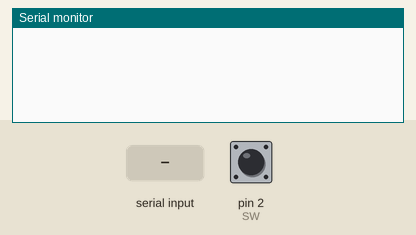
This sketch was run on a simulated Arduino Mega 2560, built with avr-gcc and run on an emulated ATmega2560. Shown: the last lines printed to the serial monitor. The test bench sets the inputs (shaded band); at power-on: pin 2 (SW) HIGH.

Above: at 1.2 s.
1.3 s: pin 2 (SW) pulled LOW for 0.15 s
At 2.3 s:
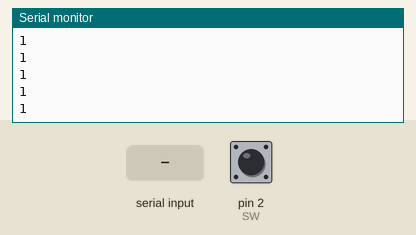
2.9 s: "0" received over Serial
At 4.0 s:
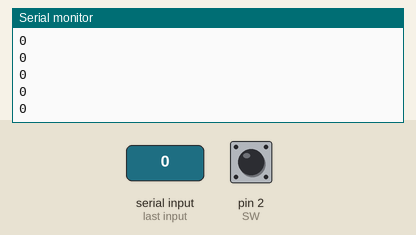
4.4 s: "2" received over Serial
Timing chart, 0 to 5.4 s (numbered marks = the images above; inputs shaded):
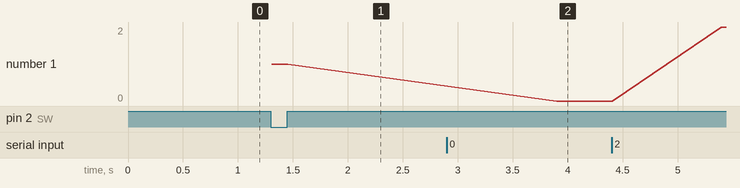

Measured:
- after the input at 1.3 s, the serial monitor: prints a new line at once (image 1)
- after the input at 2.9 s, the serial monitor: prints a new line after 1.0 s (image 2)
- plotted number 1: 1 → 0 after the input at 2.9 s, 0 → 2 after the input at 4.4 s

The sketch:

mega-test.ino
```cpp
const int SW  = 2;

void setup(){

  // シリアル通信開始
  Serial.begin(115200);

  // ピンモード
  pinMode(SW,  INPUT_PULLUP);
}

void loop(){


  char ch[256];
  if(Serial.available()){
   Serial.readBytes(ch,8);
  }
  Serial.println(ch);


  // スイッチの値を読み取る
  int value = digitalRead(2);

  if (value != HIGH) {

    Serial.println(1);
  }

}
```
